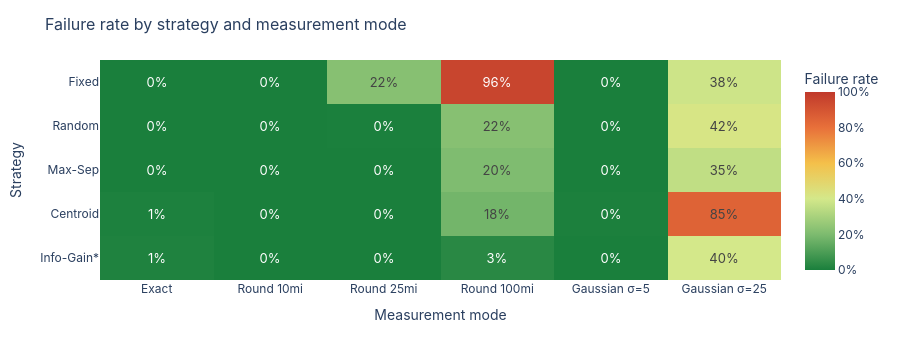

The notebook cell saved with this chart:
### Markdown cell above
## Failure rate heatmap

% of trials that hit the 52-week timeout without localizing within 5 miles.

### Code cell
row_order = [STRATEGY_LABELS[s] for s in STRATEGIES]
col_order = [MODE_LABELS[m] for m in MODES]

pivot = df.pivot(index="strategy_label", columns="mode_label", values="failure_rate")
pivot = pivot.loc[row_order, col_order]

hover = df.pivot(index="strategy_label", columns="mode_label", values="mean")
hover = hover.loc[row_order, col_order]

text = [[f"{v:.0%}" for v in row] for row in pivot.values]
customdata = hover.values

fig = go.Figure(go.Heatmap(
    z=pivot.values,
    x=col_order,
    y=row_order,
    text=text,
    texttemplate="%{text}",
    textfont={"size": 13},
    customdata=customdata,
    hovertemplate="<b>%{y} / %{x}</b><br>Failure rate: %{z:.1%}<br>Mean weeks: %{customdata:.1f}<extra></extra>",
    colorscale=[
        [0.0, "#1a7f3c"],
        [0.2, "#7dbb6f"],
        [0.4, "#d4e88a"],
        [0.6, "#f4c04a"],
        [0.8, "#e8703a"],
        [1.0, "#c0392b"],
    ],
    zmin=0, zmax=1,
    colorbar=dict(title="Failure rate", tickformat=".0%"),
))
fig.update_layout(
    title=dict(text="Failure rate by strategy and measurement mode", font_size=16),
    xaxis=dict(title="Measurement mode", side="bottom"),
    yaxis=dict(title="Strategy", autorange="reversed"),
    height=340,
    margin=dict(l=100, r=100, t=60, b=60),
    font=dict(family="Inter, system-ui, sans-serif"),
)
fig.write_html(ROOT / "data" / "failure_heatmap.html")
fig.show()

### Figure 1 — Plotly figure (JSON) as saved in the notebook; plotly's stock layout.template omitted (floating-point values rounded to 4 significant figures)
{"data": [{"colorbar": {"tickformat": ".0%", "title": {"text": "Failure rate"}}, "colorscale": [[0.0, "#1a7f3c"], [0.2, "#7dbb6f"], [0.4, "#d4e88a"], [0.6, "#f4c04a"], [0.8, "#e8703a"], [1.0, "#c0392b"]], "customdata": [[4.99, 5.34, 18.64, 50.2, 6.266, 40.43], [5.178, 5.78, 11.47, 35.24, 6.532, 41.08], [4.932, 5.062, 10.35, 35.66, 6.154, 39.96], [5.242, 5.148, 10.27, 34.69, 6.546, 48.99], [4.8, 4.54, 7.23, 12.48, 7.26, 40.12]], "hovertemplate": "<b>%{y} / %{x}</b><br>Failure rate: %{z:.1%}<br>Mean weeks: %{customdata:.1f}<extra></extra>", "text": [["0%", "0%", "22%", "96%", "0%", "38%"], ["0%", "0%", "0%", "22%", "0%", "42%"], ["0%", "0%", "0%", "20%", "0%", "35%"], ["1%", "0%", "0%", "18%", "0%", "85%"], ["1%", "0%", "0%", "3%", "0%", "40%"]], "textfont": {"size": 13}, "texttemplate": "%{text}", "type": "heatmap", "x": ["Exact", "Round 10mi", "Round 25mi", "Round 100mi", "Gaussian σ=5", "Gaussian σ=25"], "y": ["Fixed", "Random", "Max-Sep", "Centroid", "Info-Gain*"], "z": [[0.0, 0.0, 0.222, 0.958, 0.0, 0.384], [0.0, 0.0, 0.002, 0.222, 0.0, 0.416], [0.0, 0.0, 0.0, 0.204, 0.0, 0.354], [0.006, 0.0, 0.0, 0.18, 0.004, 0.848], [0.01, 0.0, 0.0, 0.03, 0.0, 0.4]], "zmax": 1, "zmin": 0}], "layout": {"font": {"family": "Inter, system-ui, sans-serif"}, "height": 340, "margin": {"b": 60, "l": 100, "r": 100, "t": 60}, "title": {"font": {"size": 16}, "text": "Failure rate by strategy and measurement mode"}, "xaxis": {"side": "bottom", "title": {"text": "Measurement mode"}}, "yaxis": {"autorange": "reversed", "title": {"text": "Strategy"}}}}
